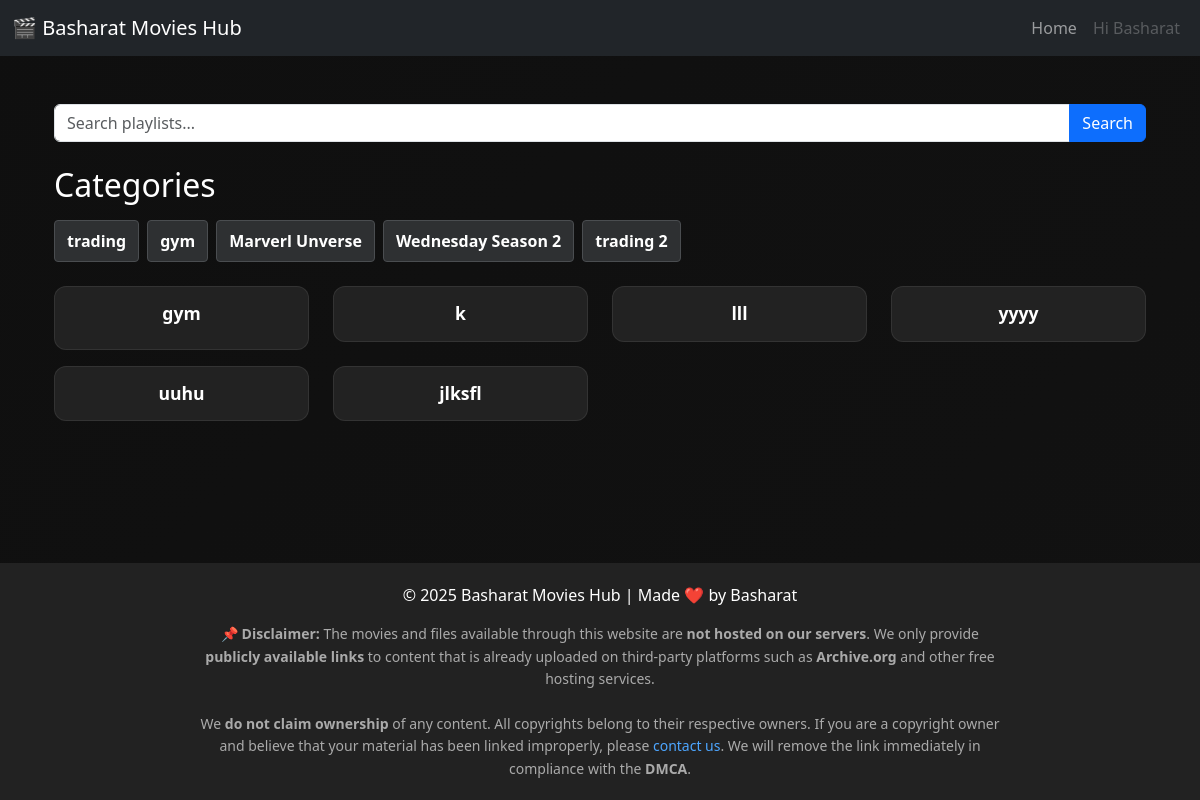
The app's page / (signed in) with its own data.
### movies/models.py (models this page shows, shortened)
class Category(models.Model):
    name = models.CharField(max_length=100, unique=True)

class Playlist(models.Model):
    name = models.CharField(max_length=100)
    banner = CloudinaryField("banner", blank=True, null=True)
    category = models.ForeignKey(Category, on_delete=models.SET_NULL, null=True, blank=True)

class Movie(models.Model):
    title = models.CharField(max_length=200)
    description = models.TextField()
    poster = CloudinaryField("poster")
    download_link = models.URLField()
    udrop_link = models.URLField(blank=True, null=True)
    playlist = models.ForeignKey(Playlist, on_delete=models.SET_NULL, null=True, blank=True)
    category = models.ForeignKey(Category, on_delete=models.SET_NULL, null=True, blank=True)

### movies/views.py (the view)
# urls.py: path("", home, name="home"),
def home(request):
    query = request.GET.get("q")
    playlists = Playlist.objects.all()
    categories = Category.objects.all()
    movies = None
    not_found = False
    unlisted_movies = Movie.objects.filter(playlist__isnull=True)
    if query:
        playlists = Playlist.objects.filter(name__icontains=query)
        if not playlists.exists():
            movies = Movie.objects.filter(title__icontains=query)
            if not movies.exists():
                not_found = True
    return render(
        request,
        "home.html",
        {
            "playlists": playlists,
            "categories": categories,
            "movies": movies,
            "query": query,
            "not_found": not_found,
            "unlisted_movies": unlisted_movies,
        },
    )

### templates/home.html (shortened to what this page needs)
{% extends 'base.html' %}
{% load static %}
{% load cloudinary %}
{% block content %}
<div class="container mt-4">
    <form method="get" action="" class="mb-4">
        <div class="input-group">
            <input type="text" name="q" class="form-control" placeholder="Search playlists..." value="{{ query|default:'' }}">
            <button type="submit" class="btn btn-primary">Search</button>
        </div>
    </form>
    {% if query %}
        <h4>Search Results for: "{{ query }}"</h4>
        {% if not_found %}
            <div class="alert alert-warning mt-3">😢 Sorry! Koi playlist nahi mili.</div>
        {% endif %}
        <div class="row mt-3">
            {% for playlist in playlists|default:'' %}
                <div class="col-6 col-sm-4 col-md-3 mb-3">
                    <div class="card movie-card h-100">
                        <a href="{% url 'playlist_detail' playlist.id %}" class="title-link">
                            {% if playlist.banner %}
                                {% cloudinary playlist.banner class="card-img-top" alt=playlist.name %}
                            {% else %}
                                <img src="{% static 'images/default-playlist.jpg' %}" class="card-img-top" alt="No Image">
                            {% endif %}
                            <div class="card-body text-center">
                                <h5 class="card-title">{{ playlist.name }}</h5>
                            </div>
                        </a>
                    </div>
                </div>
            {% endfor %}
            {% for movie in movies|default:'' %}
                <div class="col-6 col-sm-4 col-md-3 mb-4">
                    <div class="card movie-card h-100">
                        <a href="{% url 'movie_detail' movie.id %}" class="title-link">
                            {% if movie.poster %}
                                {% cloudinary movie.poster class="card-img-top" alt=movie.title %}
                            {% else %}
                                <img src="{% static 'images/default-movie.jpg' %}" class="card-img-top" alt="No Image">
                            {% endif %}
                            <div class="card-body text-center">
                                <h5 class="card-title">{{ movie.title }}</h5>
                            </div>
                        </a>
                    </div>
                </div>
            {% endfor %}
        </div>
    {% else %}
        <h2 class="mb-3">Categories</h2>
        <div class="d-flex flex-wrap mb-4 gap-2">
            {% for category in categories %}
                <a href="{% url 'category_detail' category.id %}"
                   style="background-color: #2e3032; color: #ffffff; padding: 8px 12px; border-radius: 4px; text-decoration: none; font-weight: bold; border: 1px solid #4a4d50;"
                   onmouseover="this.style.backgroundColor='#4a4d50'; this.style.borderColor='#6c757d'; this.style.transform='scale(1.05)'; this.style.boxShadow='0 4px 15px rgba(0,0,0,0.3)';"
                   onmouseout="this.style.backgroundColor='#2e3032'; this.style.borderColor='#4a4d50'; this.style.transform='scale(1)'; this.style.boxShadow='none';">
                    {{ category.name }}
                </a>
            {% endfor %}
        </div>
        <div class="row mt-4">
            {% for playlist in playlists|default:'' %}
                <div class="col-6 col-sm-4 col-md-3 mb-3">
                    <div class="card movie-card h-100">
                        <a href="{% url 'playlist_detail' playlist.id %}" class="title-link">
                            <div class="card-body text-center">
                                <h5 class="card-title">{{ playlist.name }}</h5>
                            </div>
                        </a>
                    </div>
                </div>
            {% endfor %}
            {% for movie in unlisted_movies|default:'' %}
                <div class="col-6 col-sm-4 col-md-3 mb-4">
                    <div class="card movie-card h-100">
                        <a href="{% url 'movie_detail' movie.id %}" class="title-link">
                            <div class="card-body text-center">
                                <h5 class="card-title">{{ movie.title }}</h5>
                            </div>
                        </a>
                    </div>
                </div>
            {% endfor %}
        </div>
    {% endif %}
</div>
{% endblock %}

### templates/base.html (shortened to what this page needs)
{% load static %}
<!DOCTYPE html>
<html lang="en">
<head>
  <link href="https://cdn.jsdelivr.net/npm/bootstrap@5.3.0/dist/css/bootstrap.min.css" rel="stylesheet">
  <link rel="stylesheet" href="{% static 'css/style.css' %}">
</head>
<body>
  <div id="lenis-wrapper">
    <nav class="navbar navbar-expand-lg navbar-dark bg-dark">
      <div class="container-fluid">
        <a class="navbar-brand" href="/">🎬 Basharat Movies Hub</a>
        <div class="collapse navbar-collapse" id="navbarNav">
          <ul class="navbar-nav ms-auto">
            <li class="nav-item"><a class="nav-link" href="/">Home</a></li>
            {% if user.is_authenticated %}
              <li class="nav-item"><a class="nav-link disabled">Hi {{ user.username }}</a></li>
            {% else %}
              <li class="nav-item"><a class="nav-link" href="/admin/login/">Admin Login</a></li>
            {% endif %}
          </ul>
        </div>
      </div>
    </nav>
    <main class="container my-4">
      {% block content %}{% endblock %}
    </main>
    <footer>
      <p class="mb-1">© 2025 Basharat Movies Hub | Made ❤️ by Basharat</p>
      <div class="mt-3" style="font-size:14px;color:#aaa;max-width:800px;margin:auto;line-height:1.6;">
        <strong>📌 Disclaimer:</strong>
        The movies and files available through this website are
        <b>not hosted on our servers</b>. We only provide
        <b>publicly available links</b> to content that is already uploaded
        on third-party platforms such as <b>Archive.org</b> and other free
        hosting services.
        <br><br>
        We <b>do not claim ownership</b> of any content. All copyrights
        belong to their respective owners.
        If you are a copyright owner and believe that your material
        has been linked improperly, please
        <a href="/contact" style="color:#4da6ff; text-decoration:none;">contact us</a>.
        We will remove the link immediately in compliance with the <b>DMCA</b>.
      </div>
    </footer>
  </div>
</body>
</html>

### static/css/style.css (style rules this page uses)
body { background: linear-gradient(135deg, #0f0f0f, #1a1a1a); background-size: 400% 400%; animation: gradientMove 15s ease infinite; color: white; transition: background-color 0.4s ease, color 0.4s ease; padding-bottom: 70px; scroll-behavior: smooth; }
.card, .movie-card { background-color: #222222; color: white; border-radius: 12px; overflow: hidden; transition: transform 0.3s ease, box-shadow 0.3s ease; display: flex; flex-direction: column; height: 100%; border: 1px solid rgba(255, 255, 255, 0.08); }
.card-body { flex-grow: 1; display: flex; align-items: center; justify-content: center; padding: 1rem; text-align: center; }
.card-title { font-size: 1.1rem; font-weight: 600; margin: 0; color: inherit; }
.title-link { text-decoration: none; color: inherit; }
.navbar { transition: all 0.3s ease; box-shadow: none; background-color: rgba(34,34,34,0.95); }
footer a { color: #4da6ff; transition: color 0.3s ease; }

### templates/base.html (style rules this page uses)
html, body { margin: 0; padding: 0; height: 100%; overflow-x: hidden; }
#lenis-wrapper { min-height: 100vh; display: flex; flex-direction: column; will-change: transform; backface-visibility: hidden; perspective: 1000px; }
main { flex: 1 0 auto; }
footer { flex-shrink: 0; background-color: #222; color: #fff; text-align: center; padding: 20px 0; }
footer a { color: #4da6ff; transition: color 0.3s ease; }

### records on screen
Category: name "trading"
Category: name "gym"
Category: name "Marverl Unverse"
Category: name "Wednesday Season 2"
Category: name "trading 2"
Playlist: name "gym"
Movie: title "k"
Movie: title "lll"
Movie: title "yyyy"
Movie: title "uuhu"
Movie: title "jlksfl"

### other values on screen
{{ user.username }} "Basharat"
